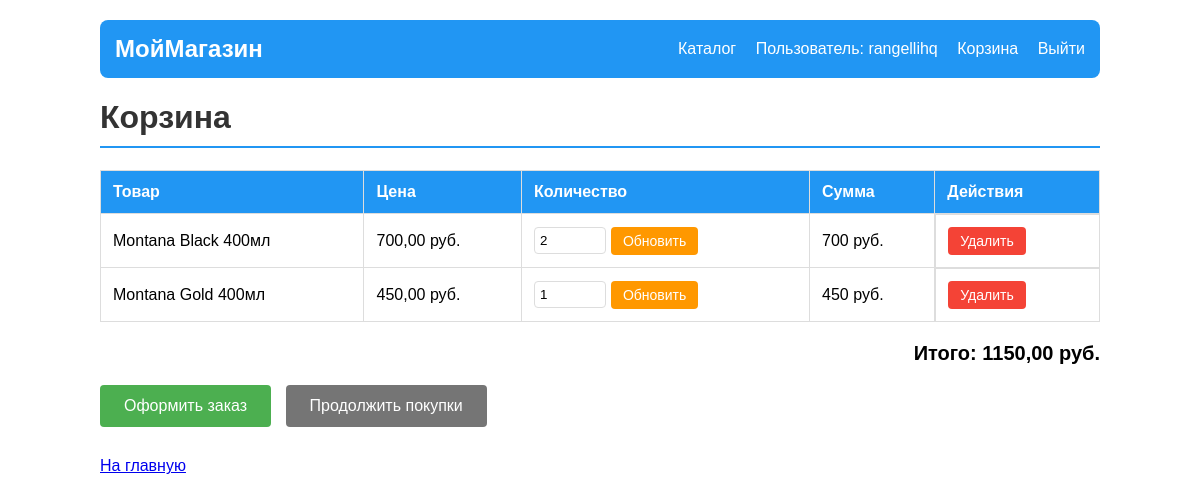
Screenshot of /shop/cart/ (signed in) with the database file from the repository.
### shop/models.py (models this page shows, shortened)
class CartsElement(models.Model):
    cart=models.ForeignKey(Cart,on_delete=models.CASCADE)
    product=models.ForeignKey(Product,on_delete=models.CASCADE)
    quantity=models.PositiveIntegerField(default=1)
    def elements_price(self):
        return self.product.price*self.quantity

class Product(models.Model):
    name=models.CharField(max_length=200)
    description=models.TextField()
    products_photo=models.ImageField()
    price=models.DecimalField(decimal_places=2,max_digits=10)
    quantity=models.IntegerField()
    category=models.ForeignKey(ProductCategory,on_delete=models.CASCADE)
    manufacter=models.ForeignKey(Manufacter,on_delete=models.CASCADE)

### shop/views.py (the view)
# urls.py: path('cart/', views.cart, name='cart'),
@login_required
def cart(request):
    cart = Cart.objects.filter(user_id=request.user.id).first()
    if cart:
        items = CartsElement.objects.filter(cart_id=cart.id)
    else:
        items = []
    general_price=cart.general_price()
    return render(request,'cart.html',{'items':items,'general_price':general_price})

### shop/models.py (called while the page is built)
    def general_price(self):
        items=self.cartselement_set.all()
        price=sum(item.product.price*item.quantity for item in items)
        return price

### shop/templates/cart.html (shortened to what this page needs)
<!DOCTYPE html>
<html lang="ru">
<head>
</head>
<body>
    <div class="header-nav">
        <div class="header-brand">
            <a href="/shop/">МойМагазин</a>
        </div>
        <div class="header-links">
            <a href="/shop/catalog/">Каталог</a>
            {% if user.is_authenticated %}
                <span class="user-info">Пользователь: {{ user.username }}</span>
                <a href="/shop/cart/">Корзина</a>
                <a href="/shop/logout/">Выйти</a>
            {% else %}
                <a href="/shop/login/">Войти</a>
                <a href="/shop/registrate/">Регистрация</a>
            {% endif %}
        </div>
    </div>
    <h1>Корзина</h1>
    {% if items %}
        <table>
            <tr>
                <th>Товар</th>
                <th>Цена</th>
                <th>Количество</th>
                <th>Сумма</th>
                <th>Действия</th>
            </tr>
            {% for item in items %}
            <tr>
                <td>{{ item.product.name }}</td>
                <td>{{ item.elements_price }} руб.</td>
                <td>
                    <form method="post" action="/shop/cart/update/{{ item.id }}/" class="quantity-form">
                        <input type="number"
                               name="quantity"
                               value="{{ item.quantity }}"
                               min="0"
                               max="{{ item.product.quantity }}"
                               class="quantity-input">
                        <button type="submit" class="btn btn-update" title="Обновить">Обновить</button>
                    </form>
                </td>
                <td>{% widthratio item.product.price 1 item.quantity %} руб.</td>
                <td class="action-cell">
                    <a href="/shop/cart/remove/{{ item.id }}/"
                       class="btn btn-delete"
                       onclick="return confirm('Удалить {{ item.product.name }} из корзины?')">
                        Удалить
                    </a>
                </td>
            </tr>
            {% endfor %}
        </table>
        <div class="total">
            Итого: {{ general_price }} руб.
        </div>
        <p>
            <a href="/shop/checkout/" class="btn">Оформить заказ</a>
            <a href="/shop/catalog/" class="btn btn-back">Продолжить покупки</a>
        </p>
    {% else %}
        <div class="empty-cart">
            <p>Корзина пуста</p>
            <p><a href="/shop/catalog/" class="btn">Перейти в каталог</a></p>
        </div>
    {% endif %}
    <p style="margin-top: 30px;">
        <a href="/shop/">На главную</a>
    </p>
</body>
</html>

### shop/templates/cart.html (style rules this page uses)
body { font-family: Arial, sans-serif; max-width: 1000px; margin: 20px auto; padding: 0 15px; }
h1 { color: #333; border-bottom: 2px solid #2196F3; padding-bottom: 10px; }
.header-nav { background: #2196F3; color: white; padding: 15px; margin-bottom: 20px; border-radius: 8px; display: flex; justify-content: space-between; align-items: center; }
.header-nav a { color: white; text-decoration: none; }
.header-brand { font-size: 24px; font-weight: bold; }
.header-links a { margin-left: 15px; }
.user-info { margin-left: 15px; }
table { width: 100%; border-collapse: collapse; margin: 20px 0; }
th, td { border: 1px solid #ddd; padding: 12px; text-align: left; }
th { background: #2196F3; color: white; }
.total { text-align: right; font-size: 20px; font-weight: bold; margin: 20px 0; }
.btn { display: inline-block; background: #4CAF50; color: white; padding: 12px 24px; text-decoration: none; border-radius: 4px; margin-right: 10px; border: none; cursor: pointer; }
.btn-back { background: #757575; }
.btn-delete { background: #f44336; padding: 6px 12px; font-size: 14px; }
.btn-update { background: #ff9800; padding: 6px 12px; font-size: 14px; }
.quantity-form { display: flex; gap: 5px; align-items: center; }
.quantity-input { width: 60px; padding: 5px; border: 1px solid #ddd; border-radius: 4px; }
.action-cell { display: flex; gap: 8px; flex-wrap: wrap; }

### rows the page displays
CartsElement: product.name "Montana Black 400мл", elements_price "700,00", quantity "2", product+quantity "700"
CartsElement: product.name "Montana Gold 400мл", elements_price "450,00", quantity "1", product+quantity "450"

### other values shown
{{ user.username }} "rangellihq"
{{ general_price }} "1150,00"
